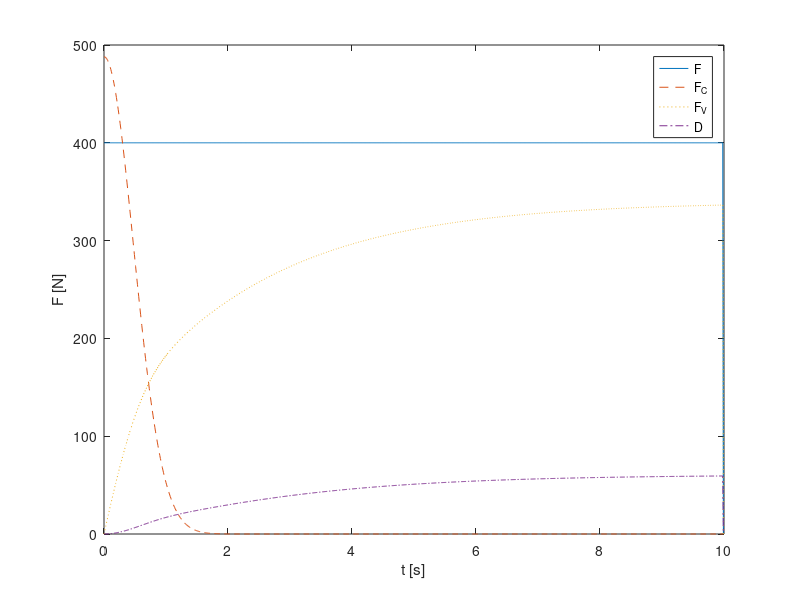

This chart was generated by the following MATLAB code:
clear all; clf; 
% Physical constants
m = 80;      % kg
rho = 1.293; % kg/m^3
A = 0.45;    % m^2
C_D = 1.2;
w = 0;       % m/s
dt = 0.01;   % s
time = 10;   % s
t_c = 0.67;  % s
f_c = 488;   % N
f_v = 25.8;  % sN/m
% Initial conditions
v0 = 0;
% Numerical initialization
n = time/dt;
v = zeros(n, 1);
t = zeros(n, 1);
F = zeros(n, 1);
F_C = zeros(n, 1);
F_V = zeros(n, 1);
D = zeros(n, 1);
% Set initial values
v(1) = v0;
% Integration loop
for i = 1:n-1
    F(i) = 400;
    F_C(i) = f_c*exp(-(t(i)/t_c)^2);
    F_V(i) = f_v*v(i);
    D(i) = 0.5*A*(1-0.25*exp(-(t(i)/t_c)^2))*rho*C_D*(v(i)-w)^2;
    F_net = F(i) + F_C(i) - F_V(i) - D(i);
    a(i+1) = F_net/m;
    v(i+1) = v(i) + a(i+1)*dt;
    t(i+1) = t(i) + dt; 
end
% Plot results
plot(t, F,'-', t, F_C,'--', t, F_V,':', t, D,'-.');
legend('F','F_C','F_V','D')
xlabel('t [s]');
ylabel('F [N]');

% The driving force F is constant throughout the motion, it is the only
% force that is independent.
% From the net-force-model we see that the initial driving forc is 
% decreasing exponentialy with the time t, so its effect on the runner 
% will therfore fall.
% However, the driving force F_V from the model will grow over time 
% since the velocity of the runner enhances over time. This driving 
% force will then stabilize when the runner reaches the terminal velocity,
% hence the effect of this driving force will be at it's peek when the
% terminal velocity is reached.
% The model for the air resistance D is velocity-dependent, thus it's
% effect on the runner will become approximately constant when the change
% of the velocity becomes close to zero(i.e. when the runner reaches
% the terminal velocity).